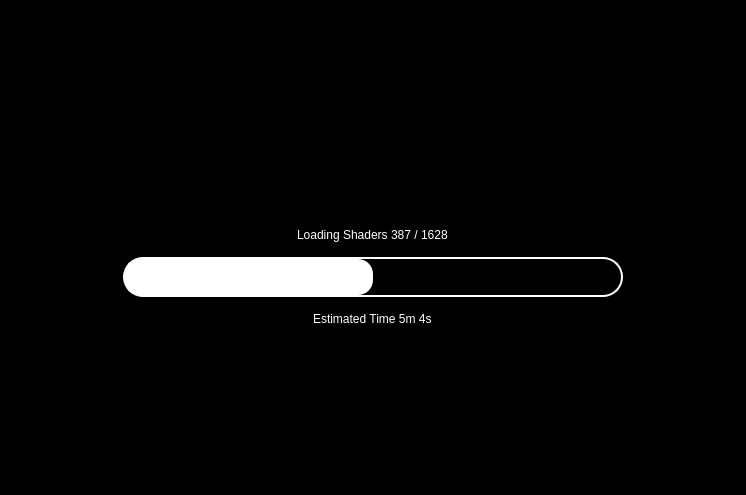
<?xml version="1.0" encoding="UTF-8"?>
<ui version="4.0">
 <class>LoadingScreen</class>
 <widget class="QWidget" name="LoadingScreen">
  <property name="geometry">
   <rect>
    <x>0</x>
    <y>0</y>
    <width>746</width>
    <height>495</height>
   </rect>
  </property>
  <property name="styleSheet">
   <string notr="true">background-color: rgb(0, 0, 0);</string>
  </property>
  <layout class="QVBoxLayout">
   <property name="spacing">
    <number>0</number>
   </property>
   <property name="leftMargin">
    <number>0</number>
   </property>
   <property name="topMargin">
    <number>0</number>
   </property>
   <property name="rightMargin">
    <number>0</number>
   </property>
   <property name="bottomMargin">
    <number>0</number>
   </property>
   <item>
    <widget class="QWidget" name="fade_parent" native="true">
     <layout class="QVBoxLayout" name="verticalLayout_2">
      <property name="spacing">
       <number>0</number>
      </property>
      <property name="leftMargin">
       <number>0</number>
      </property>
      <property name="topMargin">
       <number>0</number>
      </property>
      <property name="rightMargin">
       <number>0</number>
      </property>
      <property name="bottomMargin">
       <number>0</number>
      </property>
      <item>
       <layout class="QVBoxLayout" name="verticalLayout" stretch="0,0,0,1,0,1,0">
        <property name="spacing">
         <number>15</number>
        </property>
        <property name="sizeConstraint">
         <enum>QLayout::SetNoConstraint</enum>
        </property>
        <item>
         <spacer name="verticalSpacer_2">
          <property name="orientation">
           <enum>Qt::Vertical</enum>
          </property>
          <property name="sizeHint" stdset="0">
           <size>
            <width>20</width>
            <height>40</height>
           </size>
          </property>
         </spacer>
        </item>
        <item>
         <widget class="QLabel" name="icon">
          <property name="text">
           <string/>
          </property>
          <property name="alignment">
           <set>Qt::AlignBottom|Qt::AlignHCenter</set>
          </property>
          <property name="margin">
           <number>5</number>
          </property>
         </widget>
        </item>
        <item>
         <widget class="QLabel" name="title">
          <property name="styleSheet">
           <string notr="true">background-color: black; color: white;
font: 75 20pt &quot;Arial&quot;;</string>
          </property>
          <property name="text">
           <string/>
          </property>
          <property name="alignment">
           <set>Qt::AlignHCenter|Qt::AlignTop</set>
          </property>
         </widget>
        </item>
        <item alignment="Qt::AlignHCenter|Qt::AlignBottom">
         <widget class="QLabel" name="stage">
          <property name="sizePolicy">
           <sizepolicy hsizetype="Minimum" vsizetype="Minimum">
            <horstretch>0</horstretch>
            <verstretch>0</verstretch>
           </sizepolicy>
          </property>
          <property name="styleSheet">
           <string notr="true">background-color: black; color: white;
font: 75 20pt &quot;Arial&quot;;</string>
          </property>
          <property name="text">
           <string>Loading Shaders 387 / 1628</string>
          </property>
         </widget>
        </item>
        <item alignment="Qt::AlignHCenter|Qt::AlignTop">
         <widget class="QProgressBar" name="progress_bar">
          <property name="sizePolicy">
           <sizepolicy hsizetype="Expanding" vsizetype="Preferred">
            <horstretch>0</horstretch>
            <verstretch>0</verstretch>
           </sizepolicy>
          </property>
          <property name="minimumSize">
           <size>
            <width>500</width>
            <height>40</height>
           </size>
          </property>
          <property name="styleSheet">
           <string notr="true">QProgressBar {
color: white;
border: 2px solid white;
outline-color: black;
border-radius: 20px;
}
QProgressBar::chunk {
background-color: white;
border-radius: 15px;
}</string>
          </property>
          <property name="value">
           <number>50</number>
          </property>
          <property name="textVisible">
           <bool>false</bool>
          </property>
          <property name="format">
           <string>Loading Shaders %v out of %m</string>
          </property>
         </widget>
        </item>
        <item alignment="Qt::AlignHCenter|Qt::AlignTop">
         <widget class="QLabel" name="value">
          <property name="toolTip">
           <string notr="true"/>
          </property>
          <property name="styleSheet">
           <string notr="true">background-color: black; color: white;
font: 75 15pt &quot;Arial&quot;;</string>
          </property>
          <property name="text">
           <string>Estimated Time 5m 4s</string>
          </property>
         </widget>
        </item>
        <item>
         <spacer name="verticalSpacer">
          <property name="orientation">
           <enum>Qt::Vertical</enum>
          </property>
          <property name="sizeHint" stdset="0">
           <size>
            <width>20</width>
            <height>40</height>
           </size>
          </property>
         </spacer>
        </item>
       </layout>
      </item>
     </layout>
    </widget>
   </item>
  </layout>
 </widget>
 <resources/>
 <connections/>
</ui>
